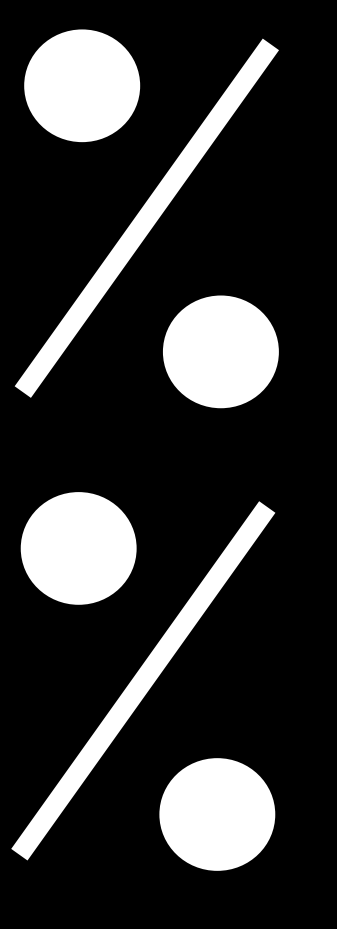
#> input picture datasets/coco/digits_display/templates/template_1.png, 673 x 1857 px (shown at 1/2 size)
$ python -i util_interpret_digits.py   (imports and definitions only)   (older library calls are emulated)
#> lines starting #> are read from the running program, lines starting #| are printed output that depends on the picture; after the words box and inside, x2 and y2 are one past the last pixel; in counts of white or black regions, pixels touching at a corner belong together
'''
Some utility functions to detect digits in Phase 3 Petrobras

Refs:
https://docs.opencv.org/3.4/d9/d8b/tutorial_py_contours_hierarchy.html
https://github.com/gabrielburnworth/SSD-Reader/blob/master/SSD_Reader.py
https://docs.opencv.org/3.4/dd/d49/tutorial_py_contour_features.html
https://docs.opencv.org/master/d3/dc0/group__imgproc__shape.html#gadf1ad6a0b82947fa1fe3c3d497f260e0
https://answers.opencv.org/question/215531/python-cv2drawcontours-function-is-not-drawing-contours-i-dont-have-any-error-in-the-program-i-need-help/

https://stackoverflow.com/questions/50432349/combine-contours-vertically-and-get-convex-hull-opencv-python
'''
import os
import cv2
import numpy as np
from matplotlib import pyplot as plt
from copy import deepcopy

# use True to see some images
is_debug_enabled = False
show_plots_to_debug = False

##############################################

drone_debug = False

# [18 lines not run here, left out]

##############################################


# Key parameter for extracting white pixels in HSV color space
# This was setup by Ailton:
low_white_display = (0, 0, 131)
high_white_display = (100, 100, 255)

# Parameters for morphology
blur_block_size = 25  # odd
threshold_block_size = 31  # 31 # odd
threshold_constant = 3
threshold = 110  # region average pixel value segment detection limit
morph_block_size = 8


# [47 lines left out: functions binarize_image, noise_filter, plot_digit_images, expand_image_to_given_size, not called in this run]


'''
# (x,y) top-left  (x,y) bottom-right
'''


# [15 lines left out: function crop_image, not called in this run]


'''
#returns 5 images in a list: resized one with num_pixels_output_image pixels
# and 4 images with "digits" each with num_pixels_each_digit pixels
'''


# [188 lines left out: functions extract_digits_from_display, get_best_rotation_angle, resize_template, rotate_bound, get_extrema_of_contour, not called in this run]

# TODO Ailton diz para usar morphologia OPEN no inicio


def process_image_with_morphology(image):
    # thresh = cv2.morphologyEx(thresh, cv2.MORPH_OPEN,
    #      np.ones((morph_block_size, morph_block_size), np.uint8))
    gray = image
    if len(image.shape) == 3:
        gray = cv2.cvtColor(image, cv2.COLOR_BGR2GRAY)
    blur = cv2.GaussianBlur(gray, (blur_block_size, blur_block_size), 0)
    thresh = cv2.adaptiveThreshold(blur, 255,
                                   cv2.ADAPTIVE_THRESH_GAUSSIAN_C, cv2.THRESH_BINARY,
                                   threshold_block_size, threshold_constant)
    thresh = cv2.morphologyEx(thresh, cv2.MORPH_ERODE,
                              # thresh = cv2.morphologyEx(thresh, cv2.MORPH_DILATE,
                              np.ones((morph_block_size, morph_block_size), np.uint8))
    # invert
    thresh = 255 - thresh
    return thresh


def extract_region_given_contour(image, cnt):
    x, y, w, h = cv2.boundingRect(cnt)
    if show_plots_to_debug:
        image2 = deepcopy(image)
        cv2.rectangle(image2, (x, y), (x+w, y+h), (0, 255, 0), 2)
        cv2.imshow('2', image2)
        cv2.waitKey(0)

    return image[y:y+h, x:x+w]
    # return image[y:y+h,x:x+w,:]


def find_contour_of_maximum_area(contours):
    max_area = -1
    max_area_index = -1
    for index, c in enumerate(contours):
        area = cv2.contourArea(c)
        if is_debug_enabled:
            print(index, 'area=', area)
        if area > max_area:
            max_area = area
            max_area_index = index
        index += 1
    c = contours[max_area_index]
    return c


# [27 lines left out: functions create_contour, get_display_contour, write_line, not called in this run]


def step_1_find_largest_display_candidate(original_image):
    image = process_image_with_morphology(original_image)
    if show_plots_to_debug:
        cv2.imshow('1', image)
        cv2.waitKey(0)
    contours, hierarchy = cv2.findContours(
        image, cv2.RETR_EXTERNAL, cv2.CHAIN_APPROX_NONE)
    if is_debug_enabled:
        print('# contours = ', len(contours))
    c = find_contour_of_maximum_area(contours)
    region = extract_region_given_contour(original_image, c)
    return region


# [199 lines left out: functions step_2_find_display_bounding_box, step_3_rotate_display, step_all_from_camera_to_rotated_display, is_there_a_digit_display_in_this_image, not called in this run]

>>> import cv2
>>> picture = cv2.imread('../templates/template_1.png')
#> picture is the input picture: shape (1857, 673, 3); min 0, max 255, mean 47.4
>>> result = step_1_find_largest_display_candidate(picture)
#> in process_image_with_morphology, `blur = cv2.GaussianBlur(gray, (blur_block_size, blur_block_size), 0)`:
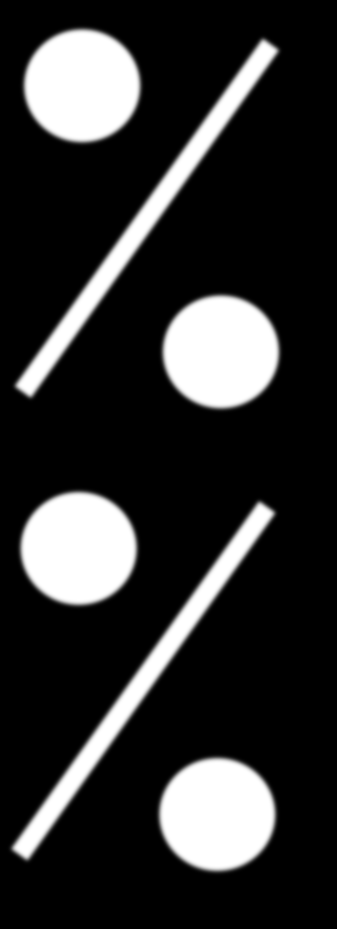
#> blur: shape (1857, 673) (shown at 1/2 size); min 0, max 255, mean 47.4
#> in process_image_with_morphology, `thresh = cv2.adaptiveThreshold(blur, 255, cv2.ADAPTIVE_THRESH_GAUSSIAN..`:
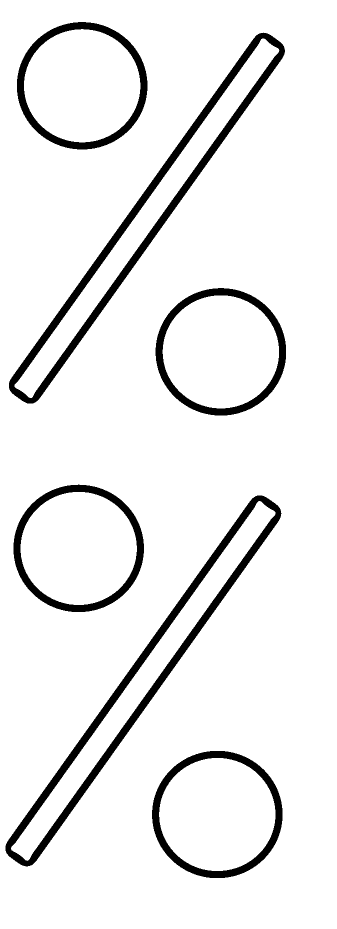
#> thresh: shape (1857, 673) (shown at 1/2 size); 92.3% white; 6 black regions, box (x1, y1, x2, y2) and area: (18, 65, 570, 807) 26362, (11, 991, 563, 1733) 26348, (34, 44, 295, 299) 10940, (311, 576, 572, 831) 10935, (304, 1502, 565, 1756) 10927, (27, 969, 288, 1224) 10924
#> in process_image_with_morphology, `thresh = cv2.morphologyEx(thresh, cv2.MORPH_ERODE,`:
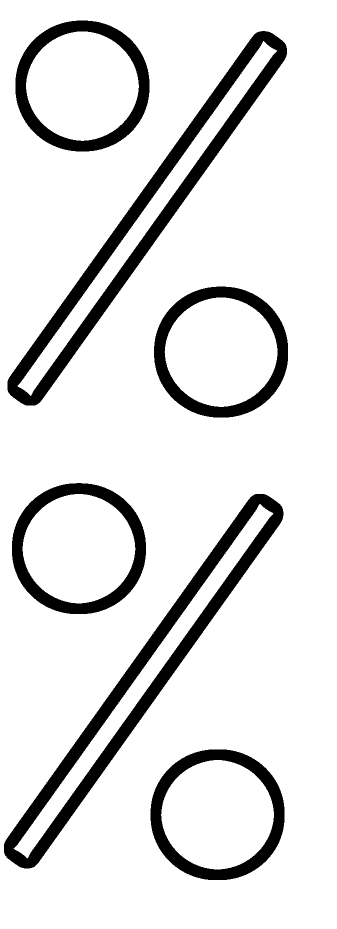
#> thresh: shape (1857, 673) (shown at 1/2 size); 87.3% white; 6 black regions, box (x1, y1, x2, y2) and area: (15, 62, 574, 811) 44150, (8, 988, 567, 1737) 44134, (31, 41, 299, 303) 17770, (308, 573, 576, 835) 17760, (24, 966, 292, 1228) 17749, (301, 1499, 569, 1760) 17745
#> in process_image_with_morphology, `thresh = 255 - thresh`:
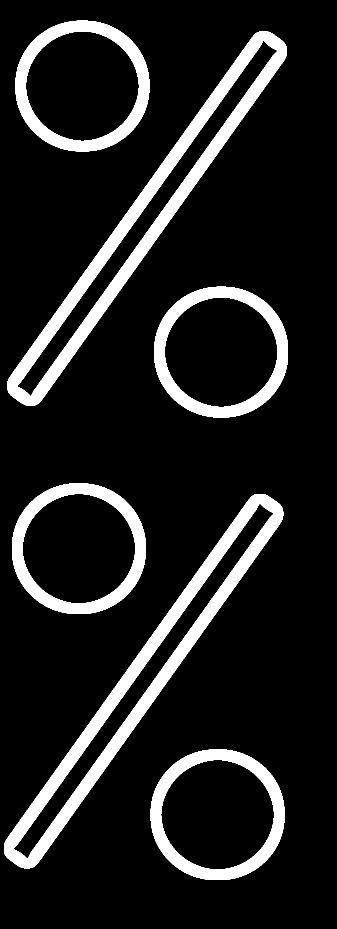
#> thresh: shape (1857, 673) (shown at 1/2 size); 12.7% white; 6 white regions
#> in step_1_find_largest_display_candidate, `contours, hierarchy = cv2.findContours( image, cv2.RETR_EXTERNAL, cv2...`: contours = 6 contours; box (x1, y1, x2, y2) and area: (15, 62, 574, 811) 69459, (8, 988, 567, 1737) 69444, (308, 573, 576, 835) 55553, (31, 41, 299, 303) 55553, (24, 966, 292, 1228) 55510, (301, 1499, 569, 1760) 55507
#> the loop in find_contour_of_maximum_area, `for index, c in enumerate(contours):` made 6 passes
#> (area, max_area) on passes 1, 2, 5: (55507, 55507), (69444, 69444), (69459, 69459)
#> area on passes 3, 4, 6: 55509.5, 55553, 55553
#> after the loop in find_contour_of_maximum_area, `for index, c in enumerate(contours):`: max_area = 69459; max_area_index = 4
#> in find_contour_of_maximum_area, `c = contours[max_area_index]`: c = contour of 1558 points, box (x1, y1, x2, y2) (15, 62, 574, 811), area 69459
#> in extract_region_given_contour, `x, y, w, h = cv2.boundingRect(cnt)`: x = 15; y = 62; w = 559; h = 749
#> in extract_region_given_contour, `return image[y:y+h, x:x+w]`:
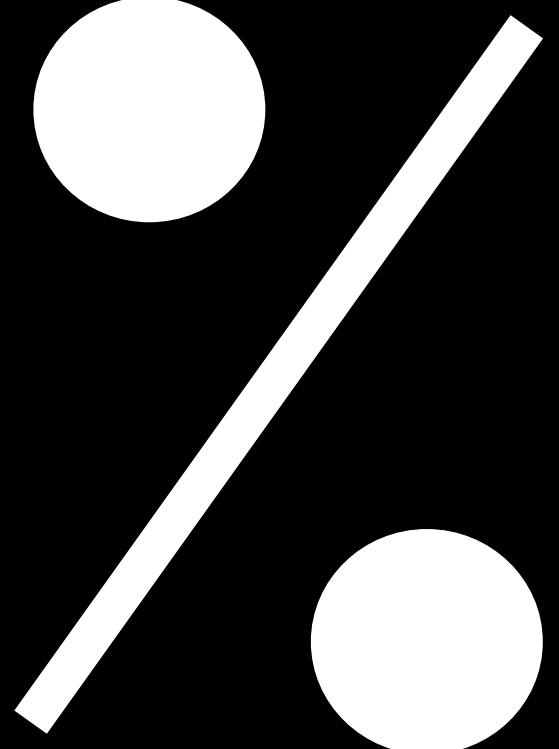
#> returned value: shape (749, 559, 3); min 0, max 255, mean 70.6
